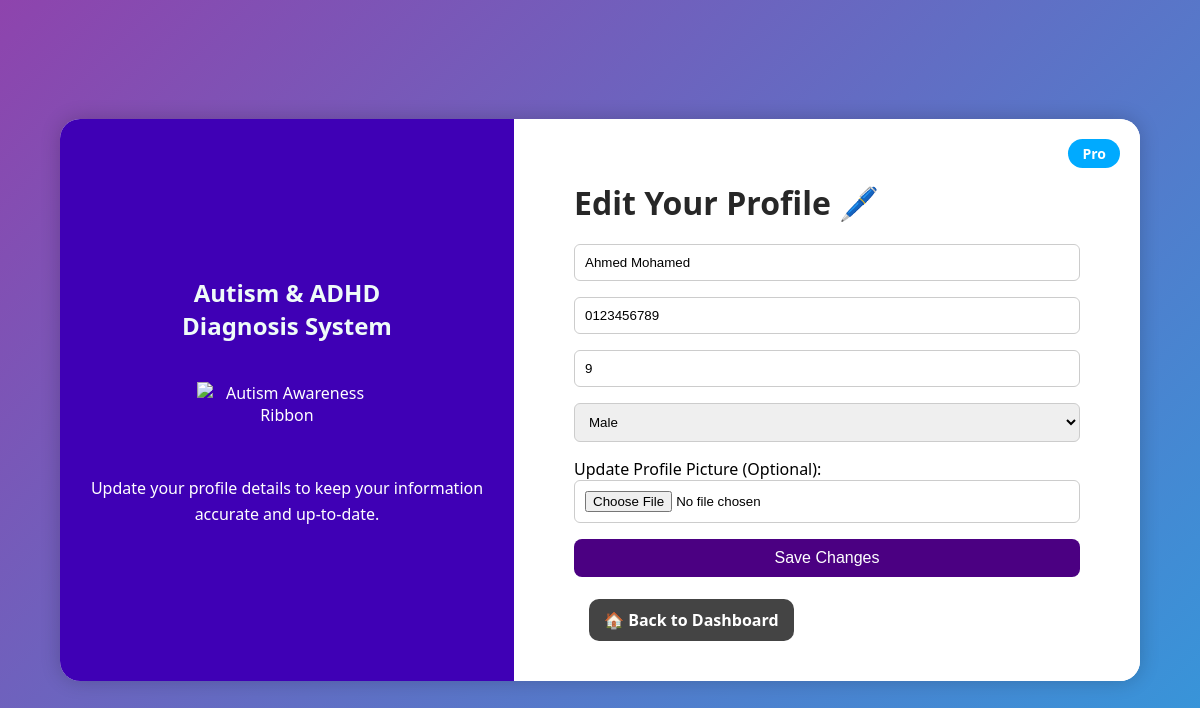
Page /edit-profile (signed in) on the committed database.
### app.py (models this page shows)
class User(db.Model):
    id = db.Column(db.Integer, primary_key=True)
    full_name = db.Column(db.String(100), nullable=False)
    email = db.Column(db.String(100), unique=True, nullable=False)
    phone = db.Column(db.String(20))
    password = db.Column(db.String(100), nullable=False)
    gender = db.Column(db.String(10))
    age = db.Column(db.Integer)
    role = db.Column(db.String(20), nullable=False)  # 'patient' / 'doctor' / 'admin'
    image_url = db.Column(db.String(255))

### app.py (the view, shortened to what this page needs)
@app.route('/edit-profile', methods=['GET', 'POST'])
def edit_profile():
    if 'user_id' not in session:
        return redirect(url_for('login'))
    user = User.query.get(session['user_id'])
    return render_template('edit_profile.html', user=user)

### app.py (called while the page is built, shortened)
def create_admin_account():
    existing_admin = User.query.filter_by(email='admin1@site.com').first()

@app.before_request
def before_any_request():
    if request.endpoint != 'static':
        create_admin_account()

### templates/edit_profile.html (shortened to what this page needs)
<!DOCTYPE html>
<html lang="en">
<head>
    <link rel="stylesheet" href="{{ url_for('static', filename='style.css') }}">
</head>
<body class="index-body">
<div class="container">
    <div class="left-section">
        <h2>Autism & ADHD<br>Diagnosis System</h2>
        <img src="{{ url_for('static', filename='images/autism-ribbon.png') }}" alt="Autism Awareness Ribbon">
        <p class="tagline">Update your profile details to keep your information accurate and up-to-date.</p>
    </div>
    <div class="right-section">
        <div class="pro-badge">Pro</div>
        <h1>Edit Your Profile 🖊️</h1>
        <form method="POST" enctype="multipart/form-data">
            <input type="text" name="full_name" value="{{ user.full_name }}" required placeholder="Full Name">
            <input type="text" name="phone" value="{{ user.phone }}" placeholder="Phone Number">
            <input type="number" name="age" value="{{ user.age }}" required placeholder="Age">
            <select name="gender" required>
                <option value="1" {% if user.gender == '1' %}selected{% endif %}>Male</option>
            </select>
            <label>Update Profile Picture (Optional):</label>
            <input type="file" name="photo">
            <button type="submit" class="cta-btn">Save Changes</button>
        </form>
        <br>
        <a href="/dashboard" class="back-link">🏠 Back to Dashboard</a>
    </div>
</div>
</body>
</html>

### static/style.css (style rules this page uses)
body.index-body { margin: 0; font-family: 'Segoe UI', Tahoma, Geneva, Verdana, sans-serif; background: linear-gradient(135deg, #8e44ad, #3498db); height: 100vh; display: flex; align-items: center; justify-content: center; overflow: hidden; }
.container { display: flex; width: 90%; max-width: 1200px; background: white; border-radius: 20px; box-shadow: 0 0 20px rgba(0, 0, 0, 0.2); overflow: hidden; }
.left-section { width: 45%; background-color: #3f00b5; color: white; text-align: center; padding: 40px 20px; display: flex; flex-direction: column; justify-content: center; }
.left-section img { width: 180px; margin: 20px auto; }
.left-section .tagline { margin-top: 30px; font-size: 16px; line-height: 1.6; }
.right-section { width: 55%; padding: 40px 60px; background-color: white; position: relative; overflow-y: auto; max-height: 90vh; }
h1 { margin-bottom: 20px; color: #272727; }
h2 { margin-bottom: 20px; color: #effbf8; }
form input[type="text"], form input[type="email"], form input[type="password"], form input[type="number"], form select, form input[type="file"] { width: 100%; padding: 10px; margin-bottom: 16px; border-radius: 6px; border: 1px solid #ccc; box-sizing: border-box; }
.cta-btn { background-color: #4db8ff; color: white; padding: 12px; border: none; border-radius: 8px; font-size: 16px; width: 100%; cursor: pointer; }
.pro-badge { position: absolute; top: 20px; right: 30px; background-color: #00aaff; color: white; padding: 6px 16px; border-radius: 20px; font-weight: bold; }
a { color: #007bff; text-decoration: none; }
.pro-badge { position: absolute; top: 20px; right: 20px; background-color: #00aaff; color: white; padding: 5px 14px; border-radius: 18px; font-size: 14px; font-weight: bold; }
.cta-btn { width: 100%; padding: 12px; font-size: 16px; background-color: #4DB8FF; border: none; color: white; border-radius: 8px; cursor: pointer; }
.back-link { display: inline-block; margin-top: 20px; text-decoration: none; color: #007bff; font-weight: bold; transition: color 0.3s ease; }
.back-link { display: inline-block; background-color: #4facfe; color: white; padding: 12px 24px; border-radius: 8px; font-weight: bold; text-decoration: none; transition: background-color 0.3s ease; }
.cta-btn { background-color: #4b0082; color: #fff; padding: 10px 25px; font-size: 16px; border: none; border-radius: 8px; cursor: pointer; transition: 0.3s; }
.back-link { margin: 0 15px; font-weight: bold; text-decoration: none; color: #fff; background-color: #444; padding: 10px 15px; border-radius: 10px; }

### rows in the picture
User: full_name "Ahmed Mohamed", phone "0123456789", age "9", gender "Male"
